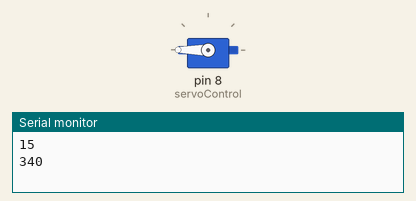
Bench run of a sketch on a simulated Arduino Uno, built with avr-gcc and run on an emulated ATmega328P. Parts: servo, the last lines printed to the serial monitor.

Above: at 0.05 s.
At 13.0 s:
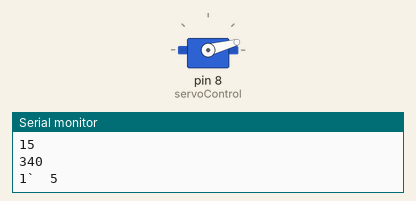
Timing chart, 0 to 16.9 s (numbered marks = the images above):
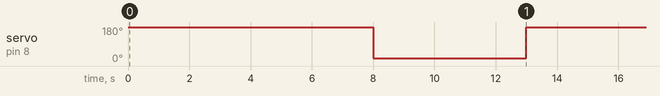

The sketch:

servo.ino
```cpp
#include<Servo.h>
Servo myServo;
const int servoControl = 8;

void setup(){
  Serial.begin(9600);
  myServo.attach(servoControl);
  myServo.write(0);
  Serial.println("15");
}

void loop(){
  myServo.write(330); Serial.println("340");
  delay(8000);
  myServo.write(15);  Serial.println("1`  5");
  delay(5000);
}
```

Measured:
- by itself, servo on pin 8 (servoControl): alternates 180° for 8.0 s and 15° for 5.0 s
